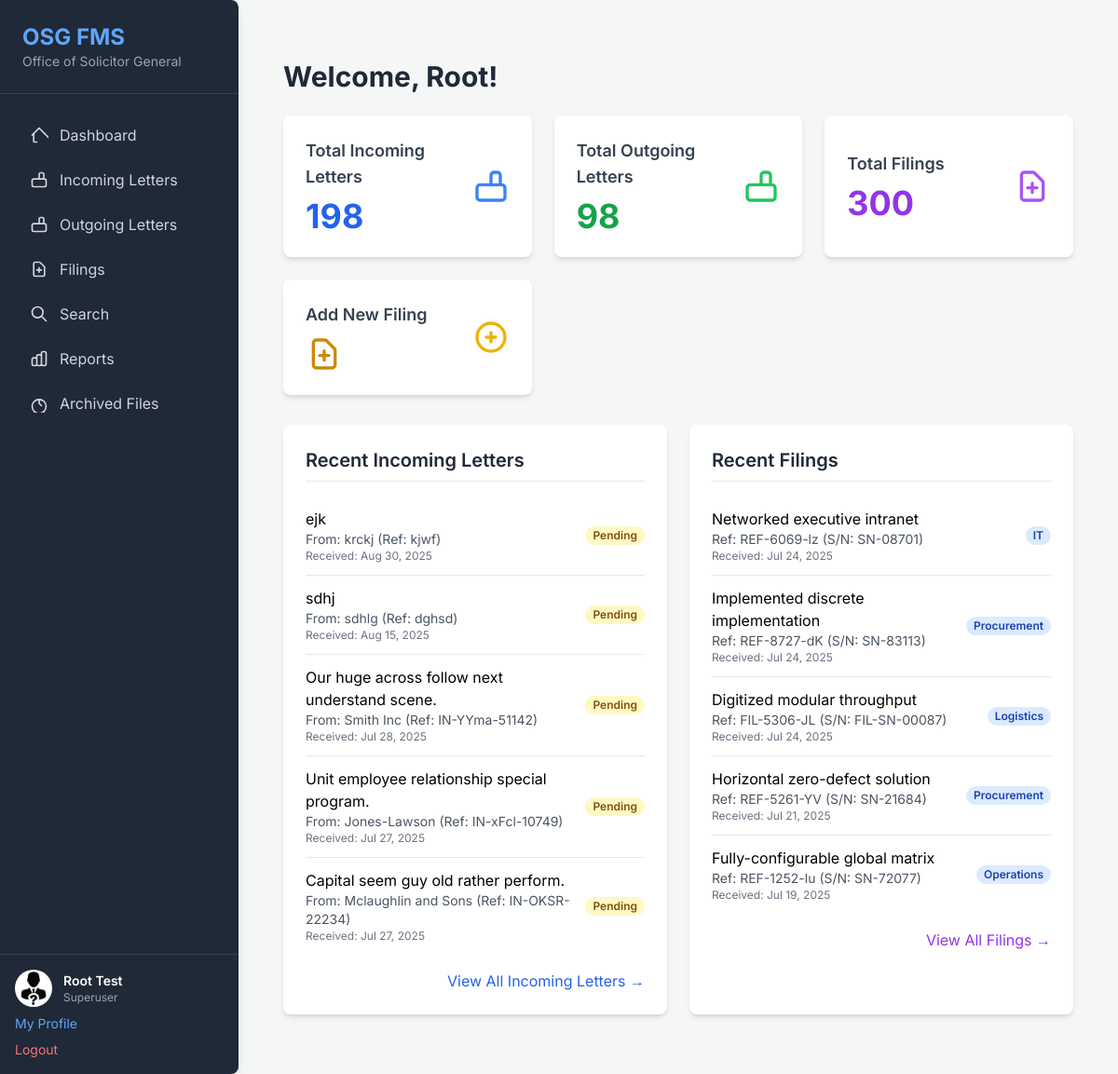
Page /file-manager/ (signed in) on the earlier database version.
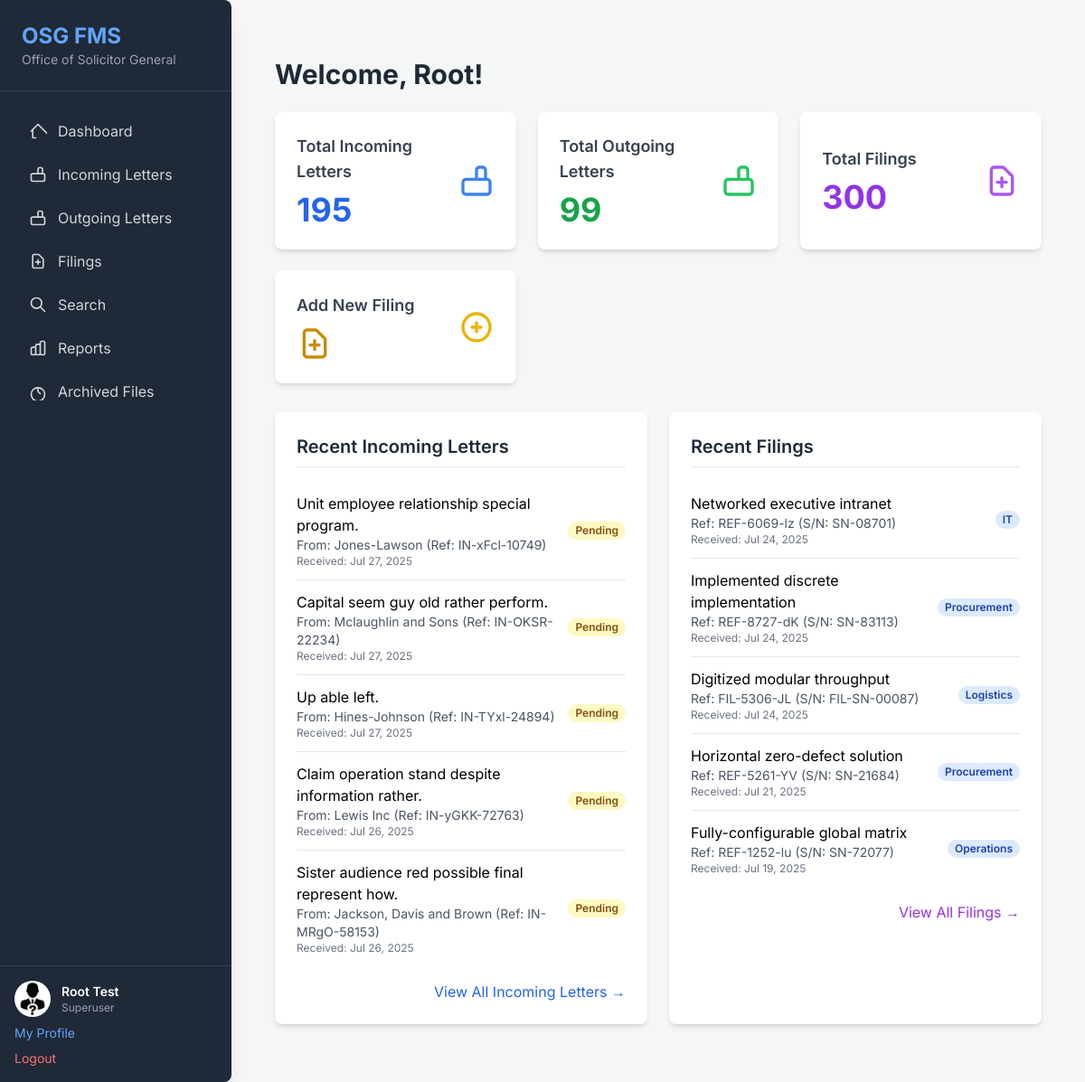
Same page on the later database version.
### osg_project/file_manager_app/models.py (models this page shows, shortened)
class IncomingLetter(models.Model):
    received_date = models.DateField(
        default=timezone.now,
        verbose_name="Date Received",
        help_text="The date the letter was received by the office."
    )
    serial_number = models.CharField(
        max_length=50,
        unique=True, # Assuming serial number should be unique for incoming letters
        verbose_name="Serial No.",
        help_text="Unique serial number assigned upon receipt."
    )
    date_of_letter = models.DateField(
        verbose_name="Date of Letter",
        help_text="The date written on the letter itself."
    )
    reference = models.CharField(
        max_length=100,
        unique=True, # Assuming reference should be unique
        verbose_name="Reference No.",
        help_text="The reference number of the incoming letter."
    )
    subject = models.CharField(
        max_length=255,
        verbose_name="Subject",
        help_text="The subject line of the letter."
    )
    author = models.CharField(
        max_length=100,
        verbose_name="Author/Sender",
        help_text="The name of the person or entity who sent the letter."
    )
    receiving_officer = models.ForeignKey(
        User,
        on_delete=models.SET_NULL, # If user is deleted, set to null
        null=True,
        blank=True, # Allow to be blank initially if assigned later
        related_name='incoming_letters_received',
        verbose_name="Receiving Officer",
        help_text="The officer responsible for handling this letter."
    )
    remarks = models.TextField(
        verbose_name="Remarks",
        blank=True,
        help_text="Any additional remarks or notes about the letter."
    )
    scanned_copy = models.FileField(
        upload_to='incoming_letters_scans/',
        verbose_name="Scanned Copy (PDF)",
        blank=True,
        null=True,
        validators=[validate_pdf],
        help_text="Upload a scanned PDF copy of the incoming letter (Max 5MB)."
    )
    signed_by = models.ForeignKey(
        User,
        on_delete=models.SET_NULL,
        null=True,
        blank=True,
        related_name='incoming_letters_signed',
        help_text="The user who signed off on this letter's action."
    )
    signed_at = models.DateField(
        blank=True,
        null=True,
        help_text="Date the letter was signed off."
    )
    signature = models.ImageField(
        upload_to='signatures/',
        blank=True,
        null=True,
        help_text="Digital signature (if applicable)."
    )
    sender = models.CharField(
        max_length=255,
        blank=True,
        null=True,
        help_text="Full name or organization of the sender (redundant with author, but kept from example)."
    )
    is_actioned = models.BooleanField(
        default=False,
        help_text="Indicates if the letter has been actioned or processed."
    )
    created_at = models.DateTimeField(auto_now_add=True)
    updated_at = models.DateTimeField(auto_now=True)
    class Meta:
        verbose_name = "Incoming Letter"
        verbose_name_plural = "Incoming Letters"
        ordering = ['-received_date', '-serial_number']

class Filing(models.Model):
    file_reference = models.CharField(
        max_length=255,
        unique=True, # File reference should be unique
        verbose_name="File Reference",
        help_text="Unique reference number for the filing (e.g., OSG/FIL/2023/001)."
    )
    file_name = models.CharField(
        max_length=255,
        verbose_name="File Name",
        help_text="A descriptive name for the filing (e.g., 'Case of John Doe vs. State')."
    )
    serial_number = models.CharField(
        max_length=100,
        unique=True, # Serial number should be unique
        verbose_name="Serial Number",
        help_text="Unique serial number for the filing."
    )
    receiving_department = models.CharField(
        max_length=255,
        verbose_name="Receiving Department",
        help_text="The department receiving the filing (e.g., Litigation, Advisory)."
    )
    receiving_officer = models.ForeignKey(
        User,
        on_delete=models.SET_NULL,
        null=True,
        blank=True,
        related_name='filings_received',
        verbose_name="Receiving Officer",
        help_text="The officer responsible for this filing."
    )
    receiving_date = models.DateField(
        verbose_name="Receiving Date",
        help_text="The date the filing was received."
    )
    created_at = models.DateTimeField(
        auto_now_add=True,
        verbose_name="Date Created",
        help_text="The date and time the filing record was created in the system."
    )
    scanned_copy = models.FileField(
        upload_to='filings_main_scans/',
        verbose_name="Main Scanned Copy (PDF)",
        blank=True,
        null=True,
        validators=[validate_pdf],
        help_text="Upload a main scanned PDF copy of the filing (Max 5MB)."
    )
    updated_at = models.DateTimeField(auto_now=True)
    class Meta:
        verbose_name = "Filing"
        verbose_name_plural = "Filings"
        ordering = ['-receiving_date', '-created_at']

### osg_project/file_manager_app/views.py (the view)
# urls.py: path('', views.dashboard, name='dashboard'),
@login_required
def dashboard(request):
    total_incoming = IncomingLetter.objects.count()
    total_outgoing = OutgoingLetter.objects.count()
    total_filings = Filing.objects.count()
    recent_incoming = IncomingLetter.objects.order_by('-received_date')[:5]
    recent_filings = Filing.objects.order_by('-receiving_date')[:5]
    context = {
        'total_incoming': total_incoming,
        'total_outgoing': total_outgoing,
        'total_filings': total_filings,
        'recent_incoming': recent_incoming,
        'recent_filings': recent_filings,
    }
    return render(request, 'dashboard.html', context)

### osg_project/file_manager_app/templates/dashboard.html (shortened to what the changed rows need)
{% extends 'base.html' %}
{% block content %}
<div class="container mx-auto px-4 py-8">
    <h2 class="text-3xl font-bold text-gray-800 mb-6">Welcome, {{ user.first_name|default:user.username }}!</h2>
    <div class="grid grid-cols-1 md:grid-cols-2 lg:grid-cols-3 xl:grid-cols-4 gap-6 mb-8">
        <div class="bg-white shadow-md rounded-lg p-6 flex items-center justify-between transition duration-200 ease-in-out transform hover:scale-105">
            <div>
                <h3 class="text-lg font-semibold text-gray-700 mb-2">Total Incoming Letters</h3>
                <p class="text-4xl font-bold text-blue-600">{{ total_incoming }}</p>
            </div>
        </div>
        <div class="bg-white shadow-md rounded-lg p-6 flex items-center justify-between transition duration-200 ease-in-out transform hover:scale-105">
            <div>
                <h3 class="text-lg font-semibold text-gray-700 mb-2">Total Outgoing Letters</h3>
                <p class="text-4xl font-bold text-green-600">{{ total_outgoing }}</p>
            </div>
        </div>
    </div>
    <div class="grid grid-cols-1 lg:grid-cols-2 gap-6">
        <div class="bg-white shadow-md rounded-lg p-6">
            {% if recent_incoming %}
            <ul class="divide-y divide-gray-200">
                {% for letter in recent_incoming %}
                <li class="py-3 flex justify-between items-center">
                    <div>
                        <a href="{% url 'file_manager_app:incoming_letter_detail' letter.pk %}">
                            {{ letter.subject }}
                        </a>
                        <p class="text-sm text-gray-600">From: {{ letter.author }} (Ref: {{ letter.reference }})</p>
                        <p class="text-xs text-gray-500">Received: {{ letter.received_date|date:"M d, Y" }}</p>
                    </div>
                    <span class="px-2 inline-flex text-xs leading-5 font-semibold rounded-full
                        {% if letter.is_actioned %}bg-green-100 text-green-800{% else %}bg-yellow-100 text-yellow-800{% endif %}">
                        {% if letter.is_actioned %}Actioned{% else %}Pending{% endif %}
                    </span>
                </li>
                {% endfor %}
            </ul>
            {% else %}
            <p class="text-gray-600">No recent incoming letters.</p>
            {% endif %}
        </div>
        <div class="bg-white shadow-md rounded-lg p-6">
            {% if recent_filings %}
            <ul class="divide-y divide-gray-200">
                {% for filing in recent_filings %}
                <li class="py-3 flex justify-between items-center">
                    <div>
                        <a href="{% url 'file_manager_app:filing_detail' filing.pk %}">
                            {{ filing.file_name }}
                        </a>
                        <p class="text-sm text-gray-600">Ref: {{ filing.file_reference }} (S/N: {{ filing.serial_number }})</p>
                        <p class="text-xs text-gray-500">Received: {{ filing.receiving_date|date:"M d, Y" }}</p>
                    </div>
                    <span class="px-2 inline-flex text-xs leading-5 font-semibold rounded-full bg-blue-100 text-blue-800">
                        {{ filing.receiving_department }}
                    </span>
                </li>
                {% endfor %}
            </ul>
            {% else %}
            <p class="text-gray-600">No recent filings.</p>
            {% endif %}
        </div>
    </div>
</div>
{% endblock %}

Differences in the rows shown:
removed IncomingLetter: subject "ejk", author "krckj", reference "kjwf", received_date "Aug 30, 2025", is_actioned "Pending"
removed IncomingLetter: subject "sdhj", author "sdhlg", reference "dghsd", received_date "Aug 15, 2025", is_actioned "Pending"
removed IncomingLetter: subject "Our huge across follow next understand scene.", author "Smith Inc", reference "IN-YYma-51142", received_date "Jul 28, 2025", is_actioned "Pending"
now on this page (row unchanged): IncomingLetter: subject "Up able left.", author "Hines-Johnson", reference "IN-TYxl-24894", received_date "Jul 27, 2025", is_actioned "Pending"
now on this page (row unchanged): IncomingLetter: subject "Claim operation stand despite information rather.", author "Lewis Inc", reference "IN-yGKK-72763", received_date "Jul 26, 2025", is_actioned "Pending"
now on this page (row unchanged): IncomingLetter: subject "Sister audience red possible final represent how.", author "Jackson, Davis and Brown", reference "IN-MRgO-58153", received_date "Jul 26, 2025", is_actioned "Pending"
Other differences:
{{ total_incoming }}: "198" → "195"
{{ total_outgoing }}: "98" → "99"
